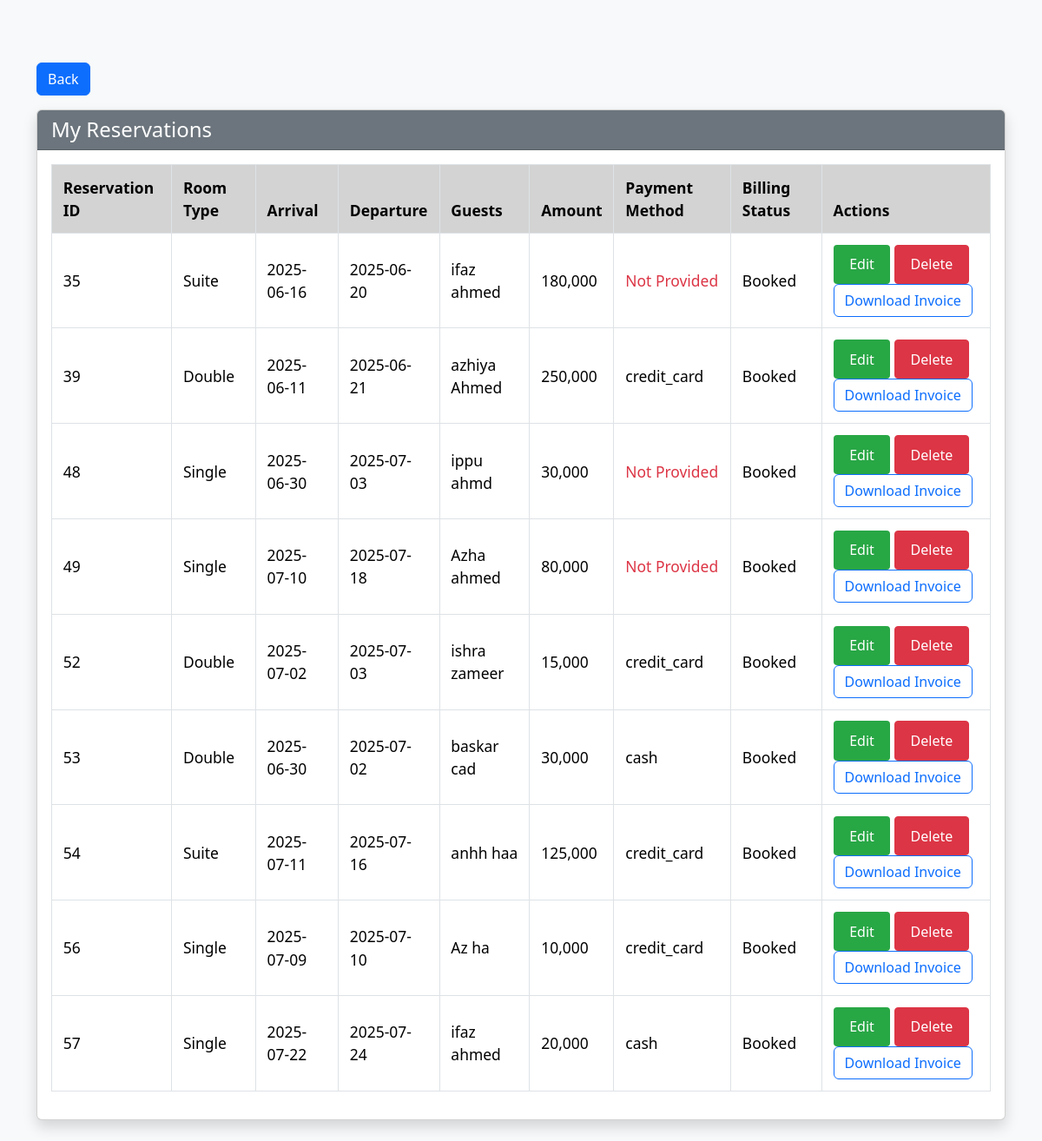
Screenshot of /reservation_history.php (signed in) with the database file from the repository.
### tables this page shows
CREATE TABLE `reservations` (
  `reservation_id` int(10) UNSIGNED NOT NULL,
  `bulk_reservation_id` int(10) UNSIGNED DEFAULT NULL,
  `user_id` int(10) UNSIGNED NOT NULL,
  `room_id` int(10) UNSIGNED NOT NULL,
  `customer_name` varchar(100) NOT NULL,
  `room_type` varchar(50) NOT NULL,
  `check_in_date` date NOT NULL,
  `check_out_date` date NOT NULL,
  `status` enum('booked','confirmed','cancelled','no_show','check_in','check_out') NOT NULL DEFAULT 'booked',
  `amount` int(11) NOT NULL,
  `created_at` timestamp NOT NULL DEFAULT current_timestamp(),
  `cancelled_at` datetime DEFAULT NULL,
  `cancelled_by_scheduler` tinyint(1) DEFAULT 0,
  `cancellation_reason` varchar(255) DEFAULT NULL
);

CREATE TABLE `payments` (
  `payment_id` int(10) UNSIGNED NOT NULL,
  `reservation_id` int(10) UNSIGNED NOT NULL,
  `amount` decimal(10,2) NOT NULL,
  `payment_method` enum('credit_card','paypal','cash') NOT NULL,
  `payment_date` datetime DEFAULT current_timestamp(),
  `status` enum('pending','completed','failed') NOT NULL DEFAULT 'pending'
);

### reservation_history.php (the view, shortened to what this page needs)
<?php
include 'config.php';
$guest_id = $_SESSION['user_id'] ?? null;
$sql = "
SELECT
    r.*,
    p.payment_method,
    p.payment_date,
    p.status AS payment_status
FROM reservations r
LEFT JOIN payments p ON r.reservation_id = p.reservation_id
WHERE r.user_id = ?";
$stmt = $conn->prepare($sql);
$stmt->bind_param("i", $guest_id);
$stmt->execute();
$result = $stmt->get_result();
?>
<!DOCTYPE html>
<html>
<head>
    <link href="https://cdn.jsdelivr.net/npm/bootstrap@5.3.2/dist/css/bootstrap.min.css" rel="stylesheet">
</head>
<body>
    <div class="container mt-5">
        <a href="reservation.php" class="btn btn-primary mb-3"> Back </a>
        <div class="card shadow">
            <div class="card-header bg-secondary text-white">
                <h4 class="mb-0">My Reservations</h4>
            </div>
            <div class="card-body">
                <?php if ($result->num_rows > 0): ?>
                    <div class="table-responsive">
                        <table class="table table-bordered table-hover align-middle">
                            <thead>
                                <tr>
                                    <th>Reservation ID</th>
                                    <th>Room Type</th>
                                    <th>Arrival</th>
                                    <th>Departure</th>
                                    <th>Guests</th>
                                    <th>Amount</th>
                                    <th>Payment Method</th>
                                    <th>Billing Status</th>
                                    <th>Actions</th>
                                </tr>
                            </thead>
                            <tbody>
                                <?php while ($row = $result->fetch_assoc()): ?>
                                    <tr>
                                        <td><?= $row['reservation_id'] ?></td>
                                        <td><?= htmlspecialchars($row['room_type']) ?></td>
                                        <td><?= $row['check_in_date'] ?></td>
                                        <td><?= $row['check_out_date'] ?></td>
                                        <td><?= htmlspecialchars($row['customer_name']) ?></td>
                                        <td><?= number_format($row['amount']) ?></td>
                                        <td><?= $row['payment_method'] ?? '<span class="text-danger">Not Provided</span>' ?></td>
                                        <td>
                                            <?= ($row['status'] === 'cancelled')
                                                ? '<span class="text-danger">Cancelled</span>'
                                                : ucfirst($row['status']) ?>
                                        </td>
                                        <td>
                                            <button class="btn btn-custom-edit btn-sm"
                                                data-bs-toggle="modal"
                                                data-bs-target="#editModal"
                                                onclick='editReservation(<?= json_encode($row) ?>)'>
                                                Edit
                                            </button>
                                            <a href="delete_reservation.php?id=<?= $row['reservation_id'] ?>"
                                                class="btn btn-danger btn-sm btn-custom-delete"
                                                onclick="return confirm('Are you sure you want to delete this reservation?');">
                                                Delete
                                            </a>
                                            <a href="Cinvoice.php?reservation_id=<?= $row['reservation_id'] ?>"
                                                class="btn btn-outline-primary btn-l"
                                                target="_blank">
                                                Download Invoice
                                            </a>
                                        </td>
                                    </tr>
                                <?php endwhile; ?>
                            </tbody>
                        </table>
                    </div>
                <?php else: ?>
                    <div class="alert alert-info">You have no reservations yet....</div>
                <?php endif; ?>
            </div>
        </div>
    </div>
</body>
</html>

### reservation_history.php (style rules this page uses)
body { background-color: #f8f9fa; line-height: 1.5; padding: 1.5rem; }
.table th { background-color: #d3d3d3 !important; font-size: 1.5rem; }
.table tbody tr { background-color: #f0f0f0; }
.table td, .table th { padding: 0.8rem; font-size: 1.09rem; }
.btn-custom-edit { background-color: #28a745; color: white; font-size: 1rem; padding: 0.6rem 1.1rem; }
.btn-custom-delete { font-size: 1rem; padding: 0.6rem 1.1rem; }

### rows the page displays
reservations: reservation_id "35", room_type "Suite", check_in_date "2025-06-16", check_out_date "2025-06-20", customer_name "ifaz ahmed", amount "180,000", payment_method "Not Provided", status "Booked"
payments: reservation.reservation_id "39", reservation.room_type "Double", reservation.check_in_date "2025-06-11", reservation.check_out_date "2025-06-21", reservation.customer_name "azhiya Ahmed", reservation.amount "250,000", payment_method "credit_card", reservation.status "Booked"
reservations: reservation_id "48", room_type "Single", check_in_date "2025-06-30", check_out_date "2025-07-03", customer_name "ippu ahmd", amount "30,000", payment_method "Not Provided", status "Booked"
reservations: reservation_id "49", room_type "Single", check_in_date "2025-07-10", check_out_date "2025-07-18", customer_name "Azha ahmed", amount "80,000", payment_method "Not Provided", status "Booked"
payments: reservation.reservation_id "52", reservation.room_type "Double", reservation.check_in_date "2025-07-02", reservation.check_out_date "2025-07-03", reservation.customer_name "ishra zameer", reservation.amount "15,000", payment_method "credit_card", reservation.status "Booked"
payments: reservation.reservation_id "53", reservation.room_type "Double", reservation.check_in_date "2025-06-30", reservation.check_out_date "2025-07-02", reservation.customer_name "baskar cad", reservation.amount "30,000", payment_method "cash", reservation.status "Booked"
payments: reservation.reservation_id "54", reservation.room_type "Suite", reservation.check_in_date "2025-07-11", reservation.check_out_date "2025-07-16", reservation.customer_name "anhh haa", reservation.amount "125,000", payment_method "credit_card", reservation.status "Booked"
payments: reservation.reservation_id "56", reservation.room_type "Single", reservation.check_in_date "2025-07-09", reservation.check_out_date "2025-07-10", reservation.customer_name "Az ha", reservation.amount "10,000", payment_method "credit_card", reservation.status "Booked"
payments: reservation.reservation_id "57", reservation.room_type "Single", reservation.check_in_date "2025-07-22", reservation.check_out_date "2025-07-24", reservation.customer_name "ifaz ahmed", reservation.amount "20,000", payment_method "cash", reservation.status "Booked"
